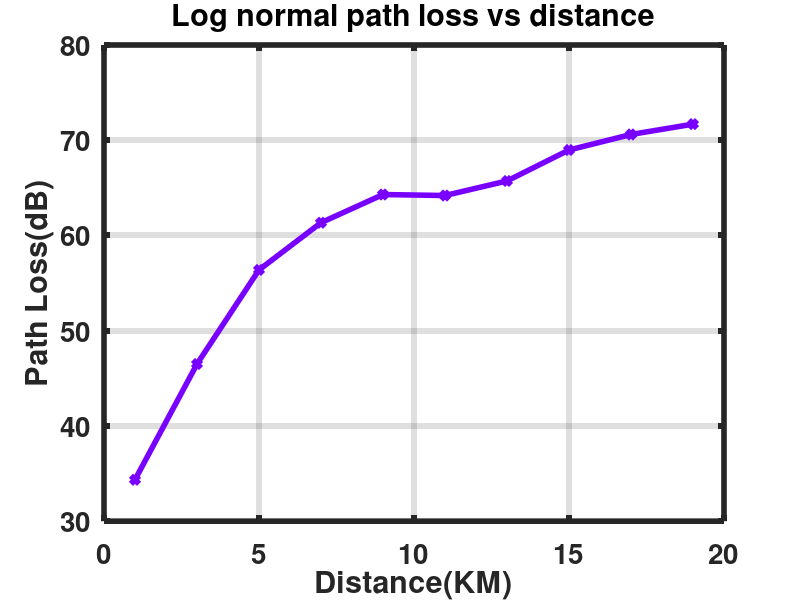

Write MATLAB code to recreate this figure.
% Estimate the path loss using Log Normal Shadowing Model and plot distance Vs. Path loss.
% Use the following values:
%     i. Reference distance do = 500m
%     ii. Frequency of operation f = 900 MHz
%     iii. N = 3
% Find free space path loss (PLFS). Using PLFS, find path loss for log-normal model. 
% Generate random normal variable ‘Xm’. Plot the log-normal shadowing path loss vs distance, where d = 1 to 20 km, varying in steps of 2 km.

clc
clear all;
close all;
d0= 0.5;
f=900e6;
n=3;
d=1:2:20;
PLFS= 20*log10(d0)+20*log10(f)-147.56;
X=randn(size(d));
PL= PLFS + 10 * n .* log10(d/d0) + X;
figure(1)
plot(d,PL,'LineWidth',4,'Marker','diamond','color','#7700ff')
title('Log normal path loss vs distance','FontSize',20,'LineWidth',4,'FontWeight','bold');
xlabel('Distance(KM)','FontSize',20,'LineWidth',4,'FontWeight','bold');
ylabel('Path Loss(dB)','FontSize',20,'LineWidth',4,'FontWeight','bold');
set(gca,'FontSize',20,'LineWidth',4,'FontWeight','bold');
grid on
